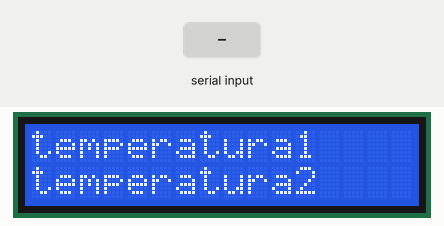
Simulated run of this sketch. Board: Arduino Mega 2560, built with avr-gcc and run on an emulated ATmega2560. Shown: 16×2 character LCD. The inputs (shaded band) are chosen by the test bench. What the sketch prints to the serial monitor is not drawn.

Above: at 5.1 s.
At 21.4 s:
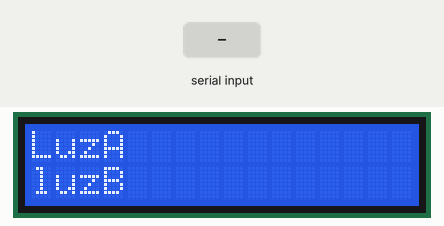
21.5 s: "<5>" received over the second serial link
At 25.6 s:
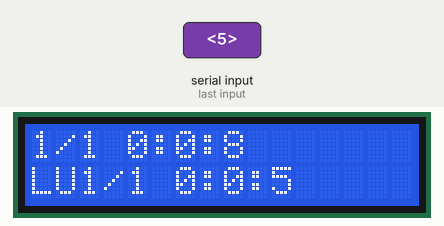
At 36.4 s:
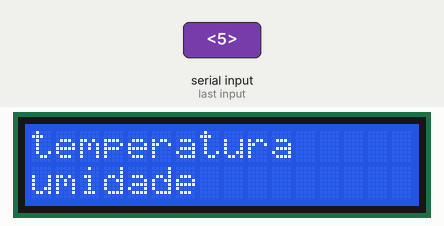
Timing chart, 0 to 37.5 s (numbered marks = the images above; inputs shaded):
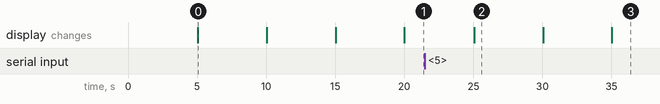

Measured:
- what the display in image 0 shows lasts 5.0 s, from 5.0 s to 10.0 s

The sketch:

Mega_production_v_0.3.ino
```cpp
// data e hora
#include <TimeLib.h>

//sensores
#include <Wire.h>
#include <OneWire.h>
#include <dht11.h>
#include <DallasTemperature.h>

//display e datalogger
#include <SPI.h>
#include <LiquidCrystal_I2C.h>
#include <SD.h>
LiquidCrystal_I2C lcd(0x27,16,2);

//transmicao de dados serial
const byte numChars = 32;
char receivedChars[numChars];
boolean newData = false;

//data e hora & controle de tempo
unsigned long epoch;
String dataNowstr = "";
String dataLUstr = "";
unsigned long LCD_Time = millis();
boolean data_Tag = true;
boolean temp_Tag = true;
boolean amb_Tag = true;
boolean ec_Tag = true;
boolean light_Tag = true;

void setup() {
    Serial.begin(9600);   //inicia a comunicacao serial com o Computador
    Serial3.begin(9600);  //inicia a comunicacao serial com o ESP8266
    Serial.println("<Arduino is ready>");
    lcd.init();  //inicia o display LCD

}

void loop() {
    recvWithStartEndMarkers();
    screen_change();
    Serial.print(dataNowstr);    //imprime data e hora no serial 1
    UpdateTime();
}

void screen_change(){           // muda a informacao em exibicao no display

  if(millis() - LCD_Time >= 0 && millis() - LCD_Time <= 4999 && data_Tag){             //Imprime data e hora atual e ultima atualizacao de hora recebida
    dataNow();
    dataLU();
    LCD_Print(dataNowstr,dataLUstr);
    data_Tag = false;
  }

  else if(millis() - LCD_Time >= 5000 && millis() - LCD_Time <= 9999 && temp_Tag){    //Imprime temperatura da solucao nutritiva e da raiz das plantas
    LCD_Print("temperatura1","temperatura2");
    temp_Tag = false;
  }

  else if(millis() - LCD_Time >= 10000 && millis() - LCD_Time <= 14999 && amb_Tag){  //Imprime temperatura e umidade do ar
    LCD_Print("temperatura","umidade");
    amb_Tag = false;
  }
  else if(millis() - LCD_Time >= 15000 && millis() - LCD_Time <= 19999 && ec_Tag){  //Imprime condutividade eletrica recebida pelos 2 sensores
    LCD_Print("EC1 2000 uS","EC2 2210 uS");
    ec_Tag = false;
  }
  else if(millis() - LCD_Time >= 20000 && millis() - LCD_Time <= 24999 && light_Tag){  //Imprime quantidade de luz
    LCD_Print("LuzA","luzB");
    light_Tag = false;
  }else if(millis() - LCD_Time >= 25000){                     // reinicia o "loop" do display
    LCD_Time = millis();
    data_Tag = true;
    temp_Tag = true;
    amb_Tag = true;
    ec_Tag = true;
    light_Tag = true;
  }
}

void LCD_Print(String str_1,String str_2){
  lcd.clear();
  lcd.setBacklight(HIGH);
  lcd.setCursor(0,0);
  lcd.print(str_1);
  lcd.setCursor(0,1);
  lcd.print(str_2);
}

void dataNow(){                  //data e hora atual
  time_t t = now();
  dataNowstr = "";
  dataNowstr += String(day(t));
  dataNowstr += "/";
  dataNowstr += String(month(t));
  dataNowstr += " ";
  dataNowstr += String(hour(t));
  dataNowstr += String(":");
  dataNowstr += String(minute(t));
  dataNowstr += String(":");
  dataNowstr += String(second(t));
  }

void dataLU(){                  //data e hora Last Update (shows last received epoch time)
  dataLUstr = "LU";
  dataLUstr += String(day(epoch));
  dataLUstr += "/";
  dataLUstr += String(month(epoch));
  dataLUstr += " ";
  dataLUstr += String(hour(epoch));
  dataLUstr += String(":");
  dataLUstr += String(minute(epoch));
  dataLUstr += String(":");
  dataLUstr += String(second(epoch));
  }

void recvWithStartEndMarkers() {                //recebe dados do ESP
    static boolean recvInProgress = false;
    static byte ndx = 0;
    char startMarker = '<';
    char endMarker = '>';
    char rc;

    while (Serial3.available() > 0 && newData == false) {
        rc = Serial3.read();

        if (recvInProgress == true) {
            if (rc != endMarker) {
                receivedChars[ndx] = rc;
                ndx++;
                if (ndx >= numChars) {
                    ndx = numChars - 1;
                }
            }
            else {
                receivedChars[ndx] = '\0'; // terminate the string
                recvInProgress = false;
                ndx = 0;
                newData = true;
            }
        }

        else if (rc == startMarker) {
            recvInProgress = true;
        }
    }

}

void UpdateTime() {               //atualiza a hora quando recebe um valor do ESP
  if (newData == true) {
    epoch = atol(receivedChars);
    setTime(epoch);
    newData = false;
  }
}
```
